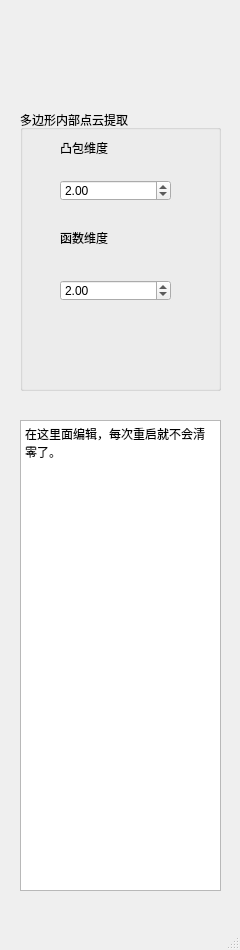
<?xml version="1.0" encoding="UTF-8"?>
<ui version="4.0">
 <class>FilterCropHull</class>
 <widget class="QMainWindow" name="FilterCropHull">
  <property name="geometry">
   <rect>
    <x>0</x>
    <y>0</y>
    <width>240</width>
    <height>950</height>
   </rect>
  </property>
  <property name="windowTitle">
   <string>MainWindow</string>
  </property>
  <widget class="QWidget" name="centralwidget">
   <widget class="QGroupBox" name="groupBox_8">
    <property name="geometry">
     <rect>
      <x>20</x>
      <y>110</y>
      <width>201</width>
      <height>281</height>
     </rect>
    </property>
    <property name="title">
     <string>多边形内部点云提取</string>
    </property>
    <widget class="QDoubleSpinBox" name="aBox">
     <property name="geometry">
      <rect>
       <x>40</x>
       <y>70</y>
       <width>111</width>
       <height>21</height>
      </rect>
     </property>
     <property name="maximum">
      <double>999999.989999999990687</double>
     </property>
     <property name="singleStep">
      <double>0.100000000000000</double>
     </property>
     <property name="value">
      <double>2.000000000000000</double>
     </property>
    </widget>
    <widget class="QLabel" name="label_18">
     <property name="geometry">
      <rect>
       <x>40</x>
       <y>120</y>
       <width>131</width>
       <height>16</height>
      </rect>
     </property>
     <property name="text">
      <string>函数维度</string>
     </property>
    </widget>
    <widget class="QDoubleSpinBox" name="bBox">
     <property name="geometry">
      <rect>
       <x>40</x>
       <y>170</y>
       <width>111</width>
       <height>21</height>
      </rect>
     </property>
     <property name="maximum">
      <double>9999.989999999999782</double>
     </property>
     <property name="singleStep">
      <double>1.000000000000000</double>
     </property>
     <property name="value">
      <double>2.000000000000000</double>
     </property>
    </widget>
    <widget class="QLabel" name="label_19">
     <property name="geometry">
      <rect>
       <x>40</x>
       <y>30</y>
       <width>121</width>
       <height>16</height>
      </rect>
     </property>
     <property name="text">
      <string>凸包维度</string>
     </property>
    </widget>
   </widget>
   <widget class="QTextEdit" name="textEdit">
    <property name="geometry">
     <rect>
      <x>20</x>
      <y>420</y>
      <width>201</width>
      <height>471</height>
     </rect>
    </property>
    <property name="html">
     <string>&lt;!DOCTYPE HTML PUBLIC &quot;-//W3C//DTD HTML 4.0//EN&quot; &quot;http://www.w3.org/TR/REC-html40/strict.dtd&quot;&gt;
&lt;html&gt;&lt;head&gt;&lt;meta name=&quot;qrichtext&quot; content=&quot;1&quot; /&gt;&lt;style type=&quot;text/css&quot;&gt;
p, li { white-space: pre-wrap; }
&lt;/style&gt;&lt;/head&gt;&lt;body style=&quot; font-family:'SimSun'; font-size:9pt; font-weight:400; font-style:normal;&quot;&gt;
&lt;p style=&quot; margin-top:0px; margin-bottom:0px; margin-left:0px; margin-right:0px; -qt-block-indent:0; text-indent:0px;&quot;&gt;在这里面编辑，每次重启就不会清零了。&lt;/p&gt;&lt;/body&gt;&lt;/html&gt;</string>
    </property>
   </widget>
  </widget>
  <widget class="QMenuBar" name="menubar">
   <property name="geometry">
    <rect>
     <x>0</x>
     <y>0</y>
     <width>240</width>
     <height>26</height>
    </rect>
   </property>
  </widget>
  <widget class="QStatusBar" name="statusbar"/>
 </widget>
 <resources/>
 <connections/>
</ui>
